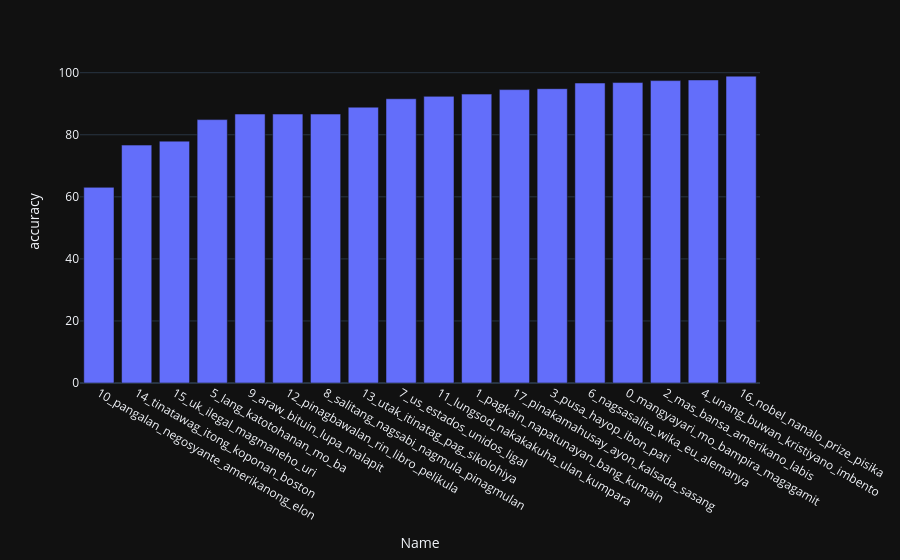

The cell this chart's notebook holds for it:
### Code cell
topic_accuracy = (
    df_filipino[df_filipino['Topic'] != -1].groupby('Name')['is_correct']
    .mean()
    .mul(100)
    .astype(float)
    .reset_index(name='accuracy')
    .round(2)
    .sort_values(by='accuracy', ascending=True)
)

fig = px.bar(
    topic_accuracy,
    x='Name',
    y='accuracy',
)

fig.show()

### Figure 1 — Plotly figure (JSON) as saved in the notebook; plotly's stock layout.template omitted (floating-point values rounded to 4 significant figures)
{"data": [{"hovertemplate": "Name=%{x}<br>accuracy=%{y}<extra></extra>", "legendgroup": "", "marker": {"color": "#636efa", "pattern": {"shape": ""}}, "name": "", "orientation": "v", "showlegend": false, "textposition": "auto", "type": "bar", "x": ["10_pangalan_negosyante_amerikanong_elon", "14_tinatawag_itong_koponan_boston", "15_uk_ilegal_magmaneho_uri", "5_lang_katotohanan_mo_ba", "9_araw_bituin_lupa_malapit", "12_pinagbawalan_rin_libro_pelikula", "8_salitang_nagsabi_nagmula_pinagmulan", "13_utak_itinatag_pag_sikolohiya", "7_us_estados_unidos_ligal", "11_lungsod_nakakakuha_ulan_kumpara", "1_pagkain_napatunayan_bang_kumain", "17_pinakamahusay_ayon_kalsada_sasang", "3_pusa_hayop_ibon_pati", "6_nagsasalita_wika_eu_alemanya", "0_mangyayari_mo_bampira_magagamit", "2_mas_bansa_amerikano_labis", "4_unang_buwan_kristiyano_imbento", "16_nobel_nanalo_prize_pisika"], "xaxis": "x", "y": [63.06, 76.67, 77.95, 84.88, 86.67, 86.67, 86.67, 88.89, 91.61, 92.38, 93.1, 94.55, 94.85, 96.67, 96.82, 97.45, 97.67, 98.89], "yaxis": "y"}], "layout": {"barmode": "relative", "legend": {"tracegroupgap": 0}, "margin": {"t": 60}, "xaxis": {"anchor": "y", "domain": [0, 1], "title": {"text": "Name"}}, "yaxis": {"anchor": "x", "domain": [0, 1], "title": {"text": "accuracy"}}}}
